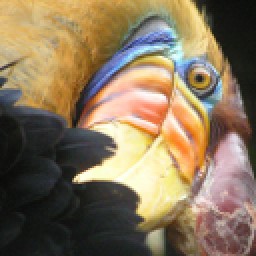
#> input picture Assignment 0/input.png, 128 x 128 px, found by its file name (shown 2 times larger)
$ jupyter execute --allow-errors Assignment0.ipynb
#> lines starting #> are read from the running program, lines starting #| are printed output that depends on the picture; after the words box and inside, x2 and y2 are one past the last pixel; in counts of white or black regions, pixels touching at a corner belong together
#> further down, img is the input picture: shape (128, 128, 3); mean B, G, R 91.3, 117.4, 135.4
[cell 1]
import numpy as np

# 3 Tacos, 3 Burritos, $11.25
# 4 Tacos, 2 Burritos, $10.00

a = np.array([[3, 3], [4, 2]])
b = np.array([11.25, 10])

print(np.linalg.solve(a,b))

[cell 2]
from matplotlib import pyplot as plt
from matplotlib.pyplot import figure
import numpy as np


#> (the rest of this cell did not finish here and is left out)

[cell 3]
import cv2
import numpy as np

p = [[255, 0, 0], [0, 255, 0], [0, 0, 255]]

def distance(a, b):
    x1 = (a[0] - b[0])**2
    x2 = (a[1] - b[1])**2
    x3 = (a[2] - b[2])**2

    out = (x1 + x2 + x3)**.5
    return out

def minDistance(pixel):
    p = [[255, 0, 0], [0, 255, 0], [0, 0, 255]]
    dist = []

    for i in range(3):
        dist.append(distance(pixel, p[i]))
#> this loop made 3 passes
#> (x1 in distance, x2 in distance, x3 in distance, out in distance) on passes 1 to 3: (33489, 18769, 30976, 288.5), (5184, 13924, 30976, 223.8), (5184, 18769, 6241, 173.8)
#> after the loop, dist = [288.5, 223.8, 173.8]

    min = 10000
    minNum = -1
    for i in range(len(dist)):
        if dist[i] < min:
            min = dist[i]
            minNum = i
#> this loop made 3 passes
#> min on passes 1 to 3: 288.5, 223.8, 173.8
#> after the loop, min = 173.8; minNum = 2

    return minNum

img = cv2.imread('input.png')
output1 = np.zeros((img.shape[0], img.shape[1], 3), dtype=np.uint8)
output2 = img

minDistance(img[50, 25])

for i in range(0, img.shape[0]):
    for j in range(0, img.shape[1]):
        num = minDistance(img[i, j])
        output1[i, j] = p[num]
#> this loop made 128 passes
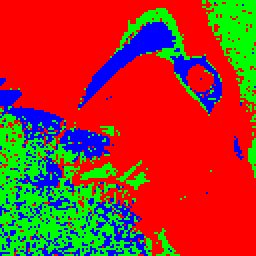
#> output1: shape (128, 128, 3) (shown 2 times larger); mean B, G, R 36.3, 56.3, 162.3

cv2.imwrite("./output1.png", output1)

print(output2.shape[0])
#| 128
center0 = output2.shape[0] / 2
center1 = output2.shape[1] / 2
for i in range(0, output2.shape[0]):
    if i >= center0 - 25 and i <= center0 + 25:
        for j in range(0, output2.shape[1]):
            if j >= center1 - 25 and j <= center1 + 25:
                output2[i, j] = [0, 0, 0]
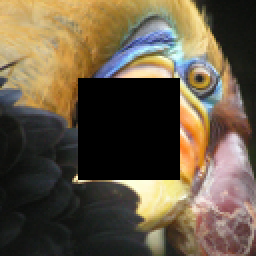
#> output2: shape (128, 128, 3) (shown 2 times larger); 15.88% of pixels changed, all inside (x1, y1, x2, y2) = (39, 39, 90, 90)


cv2.imwrite("./output2.png", output2)
#> Out = True
